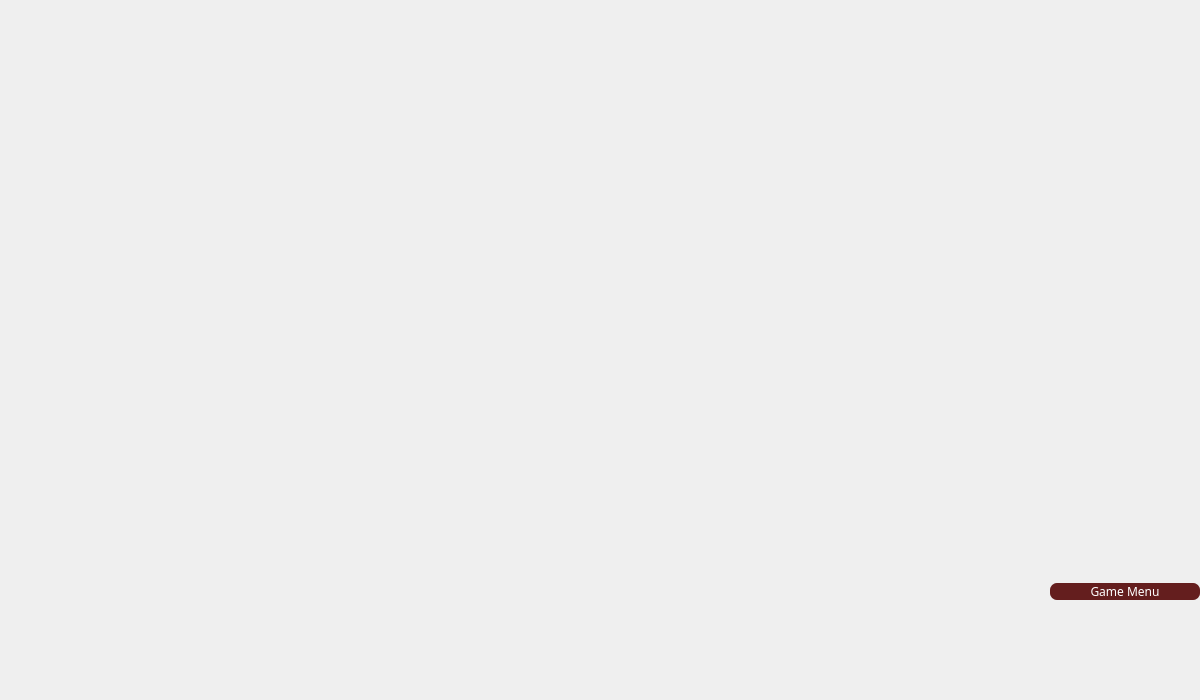
<?xml version="1.0" encoding="UTF-8"?>
<ui version="4.0">
 <class>GamePage</class>
 <widget class="QWidget" name="GamePage">
  <property name="geometry">
   <rect>
    <x>0</x>
    <y>0</y>
    <width>1200</width>
    <height>700</height>
   </rect>
  </property>
  <property name="windowTitle">
   <string>Form</string>
  </property>
  <property name="styleSheet">
   <string notr="true"/>
  </property>
  <layout class="QHBoxLayout" name="horizontalLayout">
   <property name="leftMargin">
    <number>0</number>
   </property>
   <property name="topMargin">
    <number>0</number>
   </property>
   <property name="rightMargin">
    <number>0</number>
   </property>
   <property name="bottomMargin">
    <number>0</number>
   </property>
   <item>
    <widget class="GameView" name="gameview" native="true">
     <property name="sizePolicy">
      <sizepolicy hsizetype="MinimumExpanding" vsizetype="MinimumExpanding">
       <horstretch>0</horstretch>
       <verstretch>0</verstretch>
      </sizepolicy>
     </property>
    </widget>
   </item>
   <item>
    <widget class="QScrollArea" name="scrollArea">
     <property name="sizePolicy">
      <sizepolicy hsizetype="Fixed" vsizetype="Expanding">
       <horstretch>0</horstretch>
       <verstretch>0</verstretch>
      </sizepolicy>
     </property>
     <property name="minimumSize">
      <size>
       <width>150</width>
       <height>0</height>
      </size>
     </property>
     <property name="frameShape">
      <enum>QFrame::NoFrame</enum>
     </property>
     <property name="widgetResizable">
      <bool>true</bool>
     </property>
     <widget class="QWidget" name="scrollAreaWidgetContents">
      <property name="geometry">
       <rect>
        <x>0</x>
        <y>0</y>
        <width>150</width>
        <height>700</height>
       </rect>
      </property>
      <layout class="QVBoxLayout" name="verticalLayout">
       <property name="spacing">
        <number>0</number>
       </property>
       <property name="leftMargin">
        <number>0</number>
       </property>
       <property name="topMargin">
        <number>0</number>
       </property>
       <property name="rightMargin">
        <number>0</number>
       </property>
       <property name="bottomMargin">
        <number>0</number>
       </property>
       <item>
        <widget class="QFrame" name="frame">
         <property name="frameShape">
          <enum>QFrame::NoFrame</enum>
         </property>
         <property name="frameShadow">
          <enum>QFrame::Raised</enum>
         </property>
         <layout class="QVBoxLayout" name="verticalLayout_2">
          <property name="spacing">
           <number>0</number>
          </property>
          <property name="leftMargin">
           <number>0</number>
          </property>
          <property name="topMargin">
           <number>0</number>
          </property>
          <property name="rightMargin">
           <number>0</number>
          </property>
          <property name="bottomMargin">
           <number>0</number>
          </property>
          <item>
           <widget class="QPushButton" name="bomb">
            <property name="text">
             <string/>
            </property>
            <property name="flat">
             <bool>true</bool>
            </property>
            <attribute name="buttonGroup">
             <string notr="true">bombbuttons</string>
            </attribute>
           </widget>
          </item>
          <item>
           <widget class="QPushButton" name="cutter">
            <property name="text">
             <string/>
            </property>
            <property name="flat">
             <bool>true</bool>
            </property>
            <attribute name="buttonGroup">
             <string notr="true">bombbuttons</string>
            </attribute>
           </widget>
          </item>
          <item>
           <widget class="QPushButton" name="realCutter">
            <property name="text">
             <string/>
            </property>
            <property name="flat">
             <bool>true</bool>
            </property>
            <attribute name="buttonGroup">
             <string notr="true">bombbuttons</string>
            </attribute>
           </widget>
          </item>
          <item>
           <widget class="QPushButton" name="setOffBombs">
            <property name="text">
             <string/>
            </property>
            <property name="flat">
             <bool>true</bool>
            </property>
            <attribute name="buttonGroup">
             <string notr="true">bombbuttons</string>
            </attribute>
           </widget>
          </item>
          <item>
           <widget class="QPushButton" name="gameMenuButton">
            <property name="font">
             <font>
              <family>Menlo</family>
             </font>
            </property>
            <property name="styleSheet">
             <string notr="true">QPushButton{
border-style:solid;
background-color:#641E1E;
color:#fff;
border-radius:7px;
}

QPushButton:hover{
border-style:solid;
border-width: 3px;
border-color:#2DEC6C;
border-radius:7px;
}</string>
            </property>
            <property name="text">
             <string>Game Menu</string>
            </property>
           </widget>
          </item>
         </layout>
        </widget>
       </item>
      </layout>
     </widget>
    </widget>
   </item>
  </layout>
 </widget>
 <customwidgets>
  <customwidget>
   <class>GameView</class>
   <extends>QWidget</extends>
   <header location="global">gameview.h</header>
   <container>1</container>
  </customwidget>
 </customwidgets>
 <resources/>
 <connections/>
 <buttongroups>
  <buttongroup name="bombbuttons"/>
 </buttongroups>
</ui>
